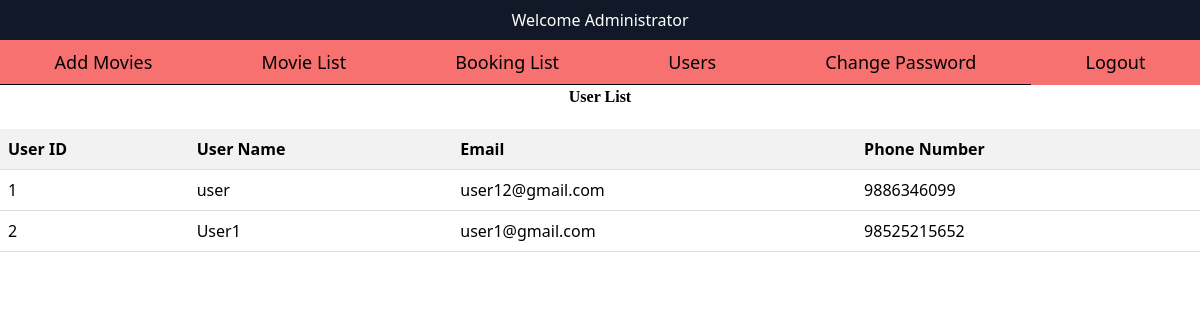
/admin/user.php (signed in), run on an earlier commit of the app's database.
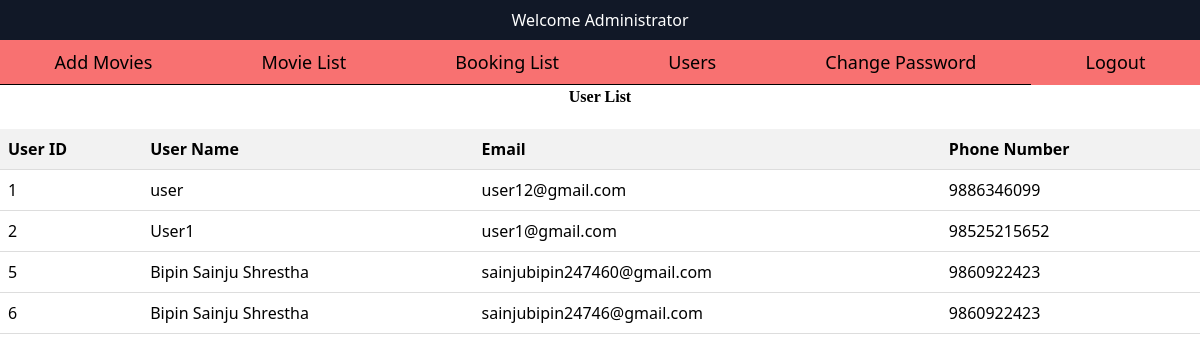
And on a later commit of the database.
### tables this page shows
CREATE TABLE `user` (
  `uid` int(11) NOT NULL,
  `fname` varchar(20) NOT NULL,
  `lname` varchar(20) NOT NULL,
  `email` varchar(225) NOT NULL,
  `password` varchar(225) NOT NULL,
  `cpassword` varchar(225) NOT NULL,
  `phone` varchar(225) NOT NULL
);

### admin/user.php (the view, shortened to what this page needs)
<?php
include('header.php');
?>
<h2 class="h2">User List</h2>
<table class="edit-delete-table">
  <tr>
    <th>User ID</th>
    <th>User Name</th>
    <th>Email</th>
    <th>Phone Number</th>
  </tr>
  <?php
  $conn = new mysqli("localhost", "root", "", "moviebooking");
  $sql = "SELECT * FROM user";
  $result = $conn->query($sql);
  if ($result && $result->num_rows > 0) {
    while ($row = $result->fetch_assoc()) {
      $uid = $row['uid'];
      $fname = $row['fname'];
      $lname = $row['lname'];
      $email = $row['email'];
      $phone = $row['phone'];
      echo "
      <tr>
        <td>$uid</td>
        <td>$fname $lname</td>
        <td>$email</td>
        <td>$phone</td>
      </tr>
      ";
    }
  } else {
    echo "<tr><td colspan='4'>No users found</td></tr>";
  }
  ?>
</table>
</body>
</html>

### admin/header.php (shortened to what this page needs)
<!DOCTYPE html>
<html lang="en">
<head>
    <link href="https://cdn.jsdelivr.net/npm/tailwindcss@2.2.19/dist/tailwind.min.css" rel="stylesheet">
</head>
<body>
    <div class="head bg-gray-900 py-2">
        <h1 class="text-white text-center">Welcome Administrator</h1>
    </div>
    <nav class="flex bg-red-400">
        <ul class="flex w-full text-lg">
            <li class="py-2 border-b border-black flex-grow text-center">
                <a href="addmovies.php" class="block px-4 hover:text-red-600">Add Movies</a>
            </li>
            <li class="py-2 border-b border-black flex-grow text-center">
                <a href="movielist.php" class="block px-4">Movie List</a>
            </li>
            <li class="py-2 border-b border-black flex-grow text-center">
                <a href="booking.php" class="block px-4">Booking List</a>
            </li>
            <li class="py-2 border-b border-black flex-grow text-center">
                <a href="user.php" class="block px-4">Users</a>
            </li>
            <li class="py-2 border-b border-black flex-grow text-center">
                <a href="addmovies.php" class="block px-4">Change Password</a>
            </li>
            <li class="py-2 flex-grow text-center">
                <a href="logout.php" class="block px-4">Logout</a>
            </li>
        </ul>
    </nav>
</body>
</html>

### admin/user.php (style rules this page uses)
.h2 { text-align: center; font-weight: bold; font-family: cursive; }
.edit-delete-table { width: 100%; border-collapse: collapse; margin-bottom: 20px; margin-top: 20px; }
.edit-delete-table th, .edit-delete-table td { padding: 8px; text-align: left; border-bottom: 1px solid #ddd; }
.edit-delete-table th { background-color: #f2f2f2; }

What changed in the data, as far as the page shows it:
added user: uid "5", fname "Bipin", lname "Sainju Shrestha", email "sainjubipin247460@gmail.com", phone "9860922423"
added user: uid "6", fname "Bipin", lname "Sainju Shrestha", email "sainjubipin24746@gmail.com", phone "9860922423"
